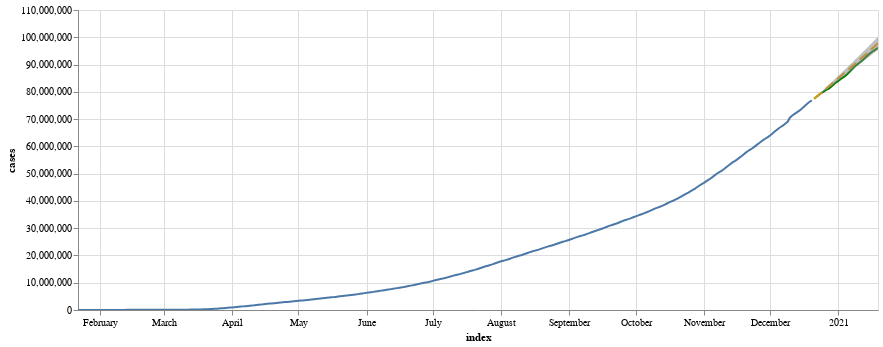

Write notebook code for a chart like this one.
### Code cell
trend_chart = alt.Chart(df_train.reset_index()).mark_line().encode(
            x=alt.X("index:T",scale=alt.Scale(zero=False)),
            y=alt.Y("World:Q",scale=alt.Scale(zero=False)),
            tooltip=["index:T", "World:Q"]
        ).properties(width=800, height=300).interactive()

actual_chart = alt.Chart(df_test.reset_index()).mark_line(color='green').encode(
            x=alt.X("index:T",scale=alt.Scale(zero=False)),
            y=alt.Y("World:Q",scale=alt.Scale(zero=False)),
            tooltip=["index:T", "World:Q"]
        ).properties(width=800, height=300).interactive()

pred_chart = alt.Chart(df_pred.reset_index()).mark_line(strokeDash=[10,5],color='orange').encode(
            x=alt.X("index:T",scale=alt.Scale(zero=False)),
            y=alt.Y("pred:Q",scale=alt.Scale(zero=False)),
            tooltip=["index:T", "pred:Q"]
        ).properties(width=800, height=300).interactive()

band = alt.Chart(df_conf.reset_index()).mark_area(
            opacity=0.5, color='grey'
        ).encode(
            x=alt.X("index:T",scale=alt.Scale(zero=False)),
            y=alt.Y('lower',title='cases'),
            y2=alt.Y2('upper',title='cases')
        ).properties(width=800, height=300).interactive()
trend_chart+actual_chart+pred_chart+band
